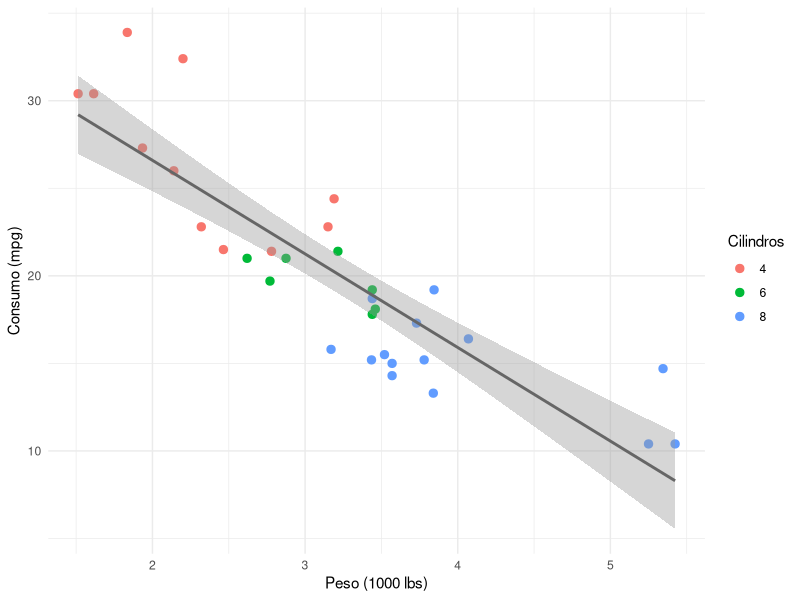

The R script that drew this image:
## ---- chunk 1
#| label: tbl-resumen-datos
#| tbl-cap: "Resumen estadístico del conjunto de datos mtcars"

library(knitr)
library(dplyr)

mtcars |>
  select(mpg, cyl, hp, wt) |>
  summarise(across(everything(),
    list(media = mean, sd = sd, min = min, max = max),
    .names = "{.col}_{.fn}"
  )) |>
  tidyr::pivot_longer(everything(),
    names_to  = c("variable", "estadístico"),
    names_sep = "_"
  ) |>
  tidyr::pivot_wider(names_from = estadístico, values_from = value) |>
  mutate(across(where(is.numeric), \(x) round(x, 2))) |>
  kable(booktabs = TRUE, format = "latex",
        col.names = c("Variable", "Media", "SD", "Mín", "Máx"))
## ---- chunk 2
#| label: fig-correlacion
#| fig-cap: "Relación entre peso del vehículo y consumo (mpg) en mtcars"

library(ggplot2)

ggplot(mtcars, aes(x = wt, y = mpg)) +
  geom_point(aes(color = factor(cyl)), size = 2.5) +
  geom_smooth(method = "lm", se = TRUE, color = "grey40") +
  labs(
    x     = "Peso (1000 lbs)",
    y     = "Consumo (mpg)",
    color = "Cilindros"
  ) +
  theme_minimal(base_size = 11)
